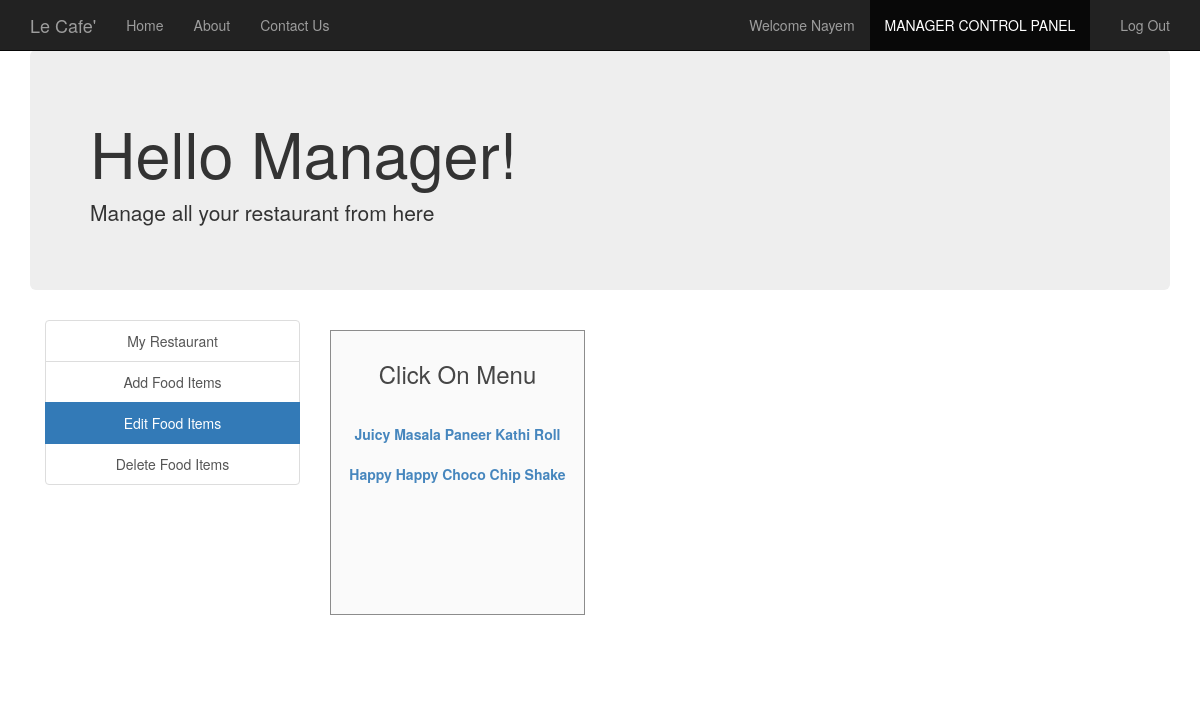
The app's page /edit_food_items.php (signed in) with its own data.
### tables this page shows
CREATE TABLE `manager` (
  `username` varchar(30) NOT NULL,
  `fullname` varchar(30) NOT NULL,
  `email` varchar(30) NOT NULL,
  `contact` varchar(30) NOT NULL,
  `address` varchar(50) NOT NULL,
  `password` varchar(30) NOT NULL
);

CREATE TABLE `food` (
  `F_ID` int(30) NOT NULL,
  `name` varchar(30) NOT NULL,
  `price` int(30) NOT NULL,
  `description` varchar(200) NOT NULL,
  `R_ID` int(30) NOT NULL,
  `images_path` varchar(200) NOT NULL,
  `options` varchar(10) NOT NULL DEFAULT 'ENABLE'
);

### session_m.php (called while the page is built, shortened)
<?php
$conn = Connect();
$user_check=$_SESSION['login_user1'];
$query = "SELECT username FROM MANAGER WHERE username = '$user_check'";
$ses_sql = mysqli_query($conn, $query);
$row = mysqli_fetch_assoc($ses_sql);
$login_session =$row['username'];
?>

### edit_food_items.php (the view, shortened to what this page needs)
<?php
include('session_m.php');
?>
<!DOCTYPE html>
<html>
  <head>
  </head>
  <link rel="stylesheet" type = "text/css" href ="css/edit_food_items.css">
  <link rel="stylesheet" type = "text/css" href ="css/bootstrap.min.css">
  <body>
    <nav class="navbar navbar-inverse navbar-fixed-top navigation-clean-search" role="navigation">
      <div class="container">
        <div class="navbar-header">
          <a class="navbar-brand" href="index.php">Le Cafe'</a>
        </div>
        <div class="collapse navbar-collapse " id="myNavbar">
          <ul class="nav navbar-nav">
            <li><a href="index.php">Home</a></li>
            <li><a href="aboutus.php">About</a></li>
            <li><a href="contactus.php">Contact Us</a></li>
          </ul>
          <ul class="nav navbar-nav navbar-right">
            <li><a href="#"><span class="glyphicon glyphicon-user"></span> Welcome <?php echo $login_session; ?> </a></li>
            <li class="active"> <a href="managerlogin.php">MANAGER CONTROL PANEL</a></li>
            <li><a href="logout_m.php"><span class="glyphicon glyphicon-log-out"></span> Log Out </a></li>
          </ul>
        </div>
      </div>
    </nav>
<div class="container">
    <div class="jumbotron">
     <h1>Hello Manager! </h1>
     <p>Manage all your restaurant from here</p>
    </div>
    </div>
<div class="container">
    	<div class="col-xs-3" style="text-align: center;">
    	<div class="list-group">
    		<a href="myrestaurant.php" class="list-group-item ">My Restaurant</a>
    		<a href="add_food_items.php" class="list-group-item ">Add Food Items</a>
    		<a href="edit_food_items.php" class="list-group-item active">Edit Food Items</a>
    		<a href="delete_food_items.php" class="list-group-item ">Delete Food Items</a>
    	</div>
    </div>
<div class="col-xs-3">
  <div class="form-area" style="padding: 10px 10px 110px 10px; ">
    <div style="text-align: center;">
      <h3>Click On Menu <br><br></h3>
    </div>
    <?php
    $query = mysqli_query($conn, "SELECT * FROM food f WHERE f.R_ID IN (SELECT r.R_ID FROM RESTAURANTS r WHERE r.M_ID='$user_check') ORDER BY F_ID");
    while ($row = mysqli_fetch_array($query)) {
      ?>
      <div class="list-group" style="text-align: center;">
        <?php
      echo "<b><a href='edit_food_items.php?update= {$row['F_ID']}'>{$row['name']}</a></b>";
        ?>
      </div>
    <?php
    }
    ?>
  </div>
</div>
</div>
  </body>
<br>
</html>

### CSS/edit_food_items.css (style rules this page uses)
body,html { height: 100%; }
body { padding-top: 50px; background-image: url('headerimg2.jpg'); background-repeat: repeat; background-size: 100%; }
.form-area { background-color: #FAFAFA; padding: 10px 40px 60px; margin: 10px 0px 60px; border: 1px solid GREY; opacity:0.9; }

### records on screen
manager: username "Nayem"
food: name "Juicy Masala Paneer Kathi Roll"
food: name "Happy Happy Choco Chip Shake"
